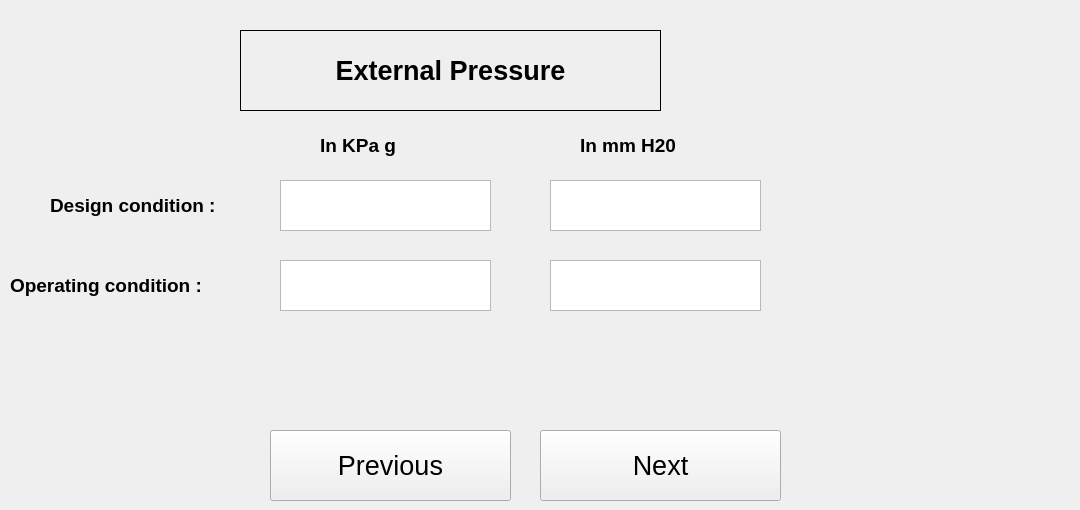
  <widget class="QWidget" name="ExternalPressure">
   <widget class="QLabel" name="heading_5">
    <property name="geometry">
     <rect>
      <x>240</x>
      <y>30</y>
      <width>421</width>
      <height>81</height>
     </rect>
    </property>
    <property name="font">
     <font>
      <pointsize>20</pointsize>
      <weight>75</weight>
      <bold>true</bold>
     </font>
    </property>
    <property name="layoutDirection">
     <enum>Qt::LeftToRight</enum>
    </property>
    <property name="autoFillBackground">
     <bool>true</bool>
    </property>
    <property name="frameShape">
     <enum>QFrame::Box</enum>
    </property>
    <property name="text">
     <string>External Pressure</string>
    </property>
    <property name="alignment">
     <set>Qt::AlignCenter</set>
    </property>
   </widget>
   <widget class="QTextEdit" name="EPDesignconditionKpag">
    <property name="geometry">
     <rect>
      <x>280</x>
      <y>180</y>
      <width>211</width>
      <height>51</height>
     </rect>
    </property>
   </widget>
   <widget class="QLabel" name="EPOperatingcondition">
    <property name="geometry">
     <rect>
      <x>10</x>
      <y>260</y>
      <width>251</width>
      <height>51</height>
     </rect>
    </property>
    <property name="font">
     <font>
      <pointsize>14</pointsize>
      <weight>75</weight>
      <bold>true</bold>
     </font>
    </property>
    <property name="text">
     <string>Operating condition :</string>
    </property>
   </widget>
   <widget class="QLabel" name="EPDesigncondition">
    <property name="geometry">
     <rect>
      <x>50</x>
      <y>180</y>
      <width>231</width>
      <height>51</height>
     </rect>
    </property>
    <property name="font">
     <font>
      <pointsize>14</pointsize>
      <weight>75</weight>
      <bold>true</bold>
     </font>
    </property>
    <property name="text">
     <string>Design condition :</string>
    </property>
   </widget>
   <widget class="QTextEdit" name="EPDesignconditionmmH2O">
    <property name="geometry">
     <rect>
      <x>550</x>
      <y>180</y>
      <width>211</width>
      <height>51</height>
     </rect>
    </property>
   </widget>
   <widget class="QLabel" name="unit_20">
    <property name="geometry">
     <rect>
      <x>580</x>
      <y>120</y>
      <width>231</width>
      <height>51</height>
     </rect>
    </property>
    <property name="font">
     <font>
      <pointsize>14</pointsize>
      <weight>75</weight>
      <bold>true</bold>
     </font>
    </property>
    <property name="text">
     <string>In mm H20</string>
    </property>
   </widget>
   <widget class="QLabel" name="unit_21">
    <property name="geometry">
     <rect>
      <x>320</x>
      <y>120</y>
      <width>231</width>
      <height>51</height>
     </rect>
    </property>
    <property name="font">
     <font>
      <pointsize>14</pointsize>
      <weight>75</weight>
      <bold>true</bold>
     </font>
    </property>
    <property name="text">
     <string>In KPa g</string>
    </property>
   </widget>
   <widget class="QTextEdit" name="EPOperatingconditionKpag">
    <property name="geometry">
     <rect>
      <x>280</x>
      <y>260</y>
      <width>211</width>
      <height>51</height>
     </rect>
    </property>
   </widget>
   <widget class="QTextEdit" name="EPOperatingconditionmmH2O">
    <property name="geometry">
     <rect>
      <x>550</x>
      <y>260</y>
      <width>211</width>
      <height>51</height>
     </rect>
    </property>
   </widget>
   <widget class="QPushButton" name="next_5">
    <property name="geometry">
     <rect>
      <x>540</x>
      <y>430</y>
      <width>241</width>
      <height>71</height>
     </rect>
    </property>
    <property name="font">
     <font>
      <pointsize>20</pointsize>
     </font>
    </property>
    <property name="text">
     <string>Next</string>
    </property>
   </widget>
   <widget class="QPushButton" name="previous_4">
    <property name="geometry">
     <rect>
      <x>270</x>
      <y>430</y>
      <width>241</width>
      <height>71</height>
     </rect>
    </property>
    <property name="font">
     <font>
      <pointsize>20</pointsize>
     </font>
    </property>
    <property name="text">
     <string>Previous</string>
    </property>
   </widget>
   <widget class="QLabel" name="label_7">
    <property name="geometry">
     <rect>
      <x>720</x>
      <y>-40</y>
      <width>351</width>
      <height>231</height>
     </rect>
    </property>
    <property name="text">
     <string/>
    </property>
    <property name="pixmap">
     <pixmap>../download (1).png</pixmap>
    </property>
   </widget>
  </widget>
